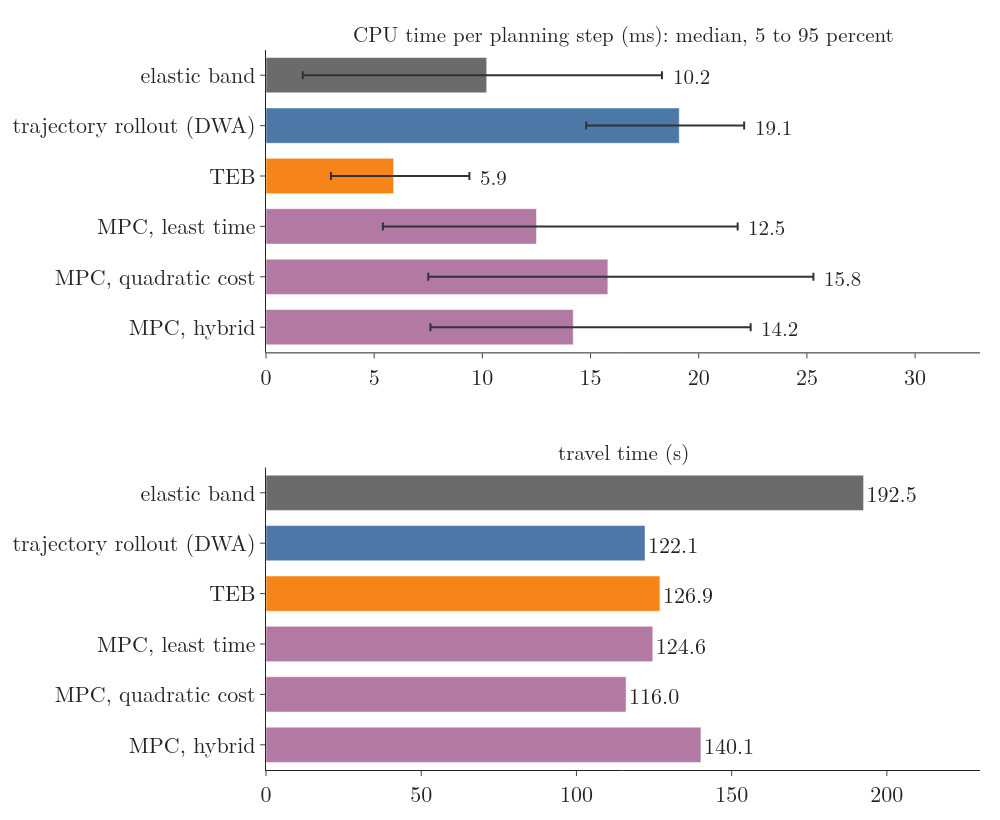

Write the Python code that produced this figure.
"""Roesmann, Makarow and Bertram 2021 (arXiv 2006.03534), Table I: the same differential-drive robot (speed -0.2 to
0.4 m/s, turn rate at most 0.4 rad/s) drives to three goals in a 10 m x 10 m map in ROS, the global plan refreshed
every 2 s and each local planner run at 10 Hz. Top: CPU time per planning step, median (bar) with the 5 and 95 percent
quantiles (whiskers). Bottom: total travel time. Trajectory rollout is the DWA package in its rollout mode. The values
are typed in from the paper. Run -> bench.png"""
from pathlib import Path

import plotly.graph_objects as go
from gifkit import BLUE, FONT, GREEN, GREY, ORANGE, PURPLE
from plotly.subplots import make_subplots

here = Path(__file__).parent
ROWS = [("elastic band", 10.2, 1.7, 18.3, 192.5, GREY), ("trajectory rollout (DWA)", 19.1, 14.8, 22.1, 122.1, BLUE),
        ("TEB", 5.9, 3.0, 9.4, 126.9, ORANGE), ("MPC, least time", 12.5, 5.4, 21.8, 124.6, PURPLE),
        ("MPC, quadratic cost", 15.8, 7.5, 25.3, 116.0, PURPLE), ("MPC, hybrid", 14.2, 7.6, 22.4, 140.1, PURPLE)]
names = [r[0] for r in ROWS][::-1]
fig = make_subplots(rows=2, cols=1, vertical_spacing=0.16,
                    subplot_titles=("CPU time per planning step (ms): median, 5 to 95 percent", "travel time (s)"))
for r in ROWS[::-1]:
    fig.add_trace(go.Bar(y=[r[0]], x=[r[1]], orientation="h", marker_color=r[5], error_x=dict(type="data", symmetric=False, array=[r[3] - r[1]], arrayminus=[r[1] - r[2]],
                                      color="#333333", thickness=2)), row=1, col=1)
    fig.add_trace(go.Bar(y=[r[0]], x=[r[4]], orientation="h", marker_color=r[5], text=[f"{r[4]}"], textposition="outside"),
                  row=2, col=1)
for r in ROWS:
    fig.add_annotation(x=r[3] + 0.4, y=r[0], text=f"{r[1]}", showarrow=False, xanchor="left", xref="x", yref="y",
                       font=dict(size=20))
fig.update_xaxes(range=[0, 33], row=1, col=1)
fig.update_xaxes(range=[0, 230], row=2, col=1)
fig.update_yaxes(categoryorder="array", categoryarray=names)
fig.update_layout(template="simple_white", font=FONT, width=1000, height=820, showlegend=False, bargap=0.3,
                  margin=dict(l=20, r=20, t=50, b=40))
fig.update_annotations(font=dict(size=21))
fig.write_image(here / "bench.png")
